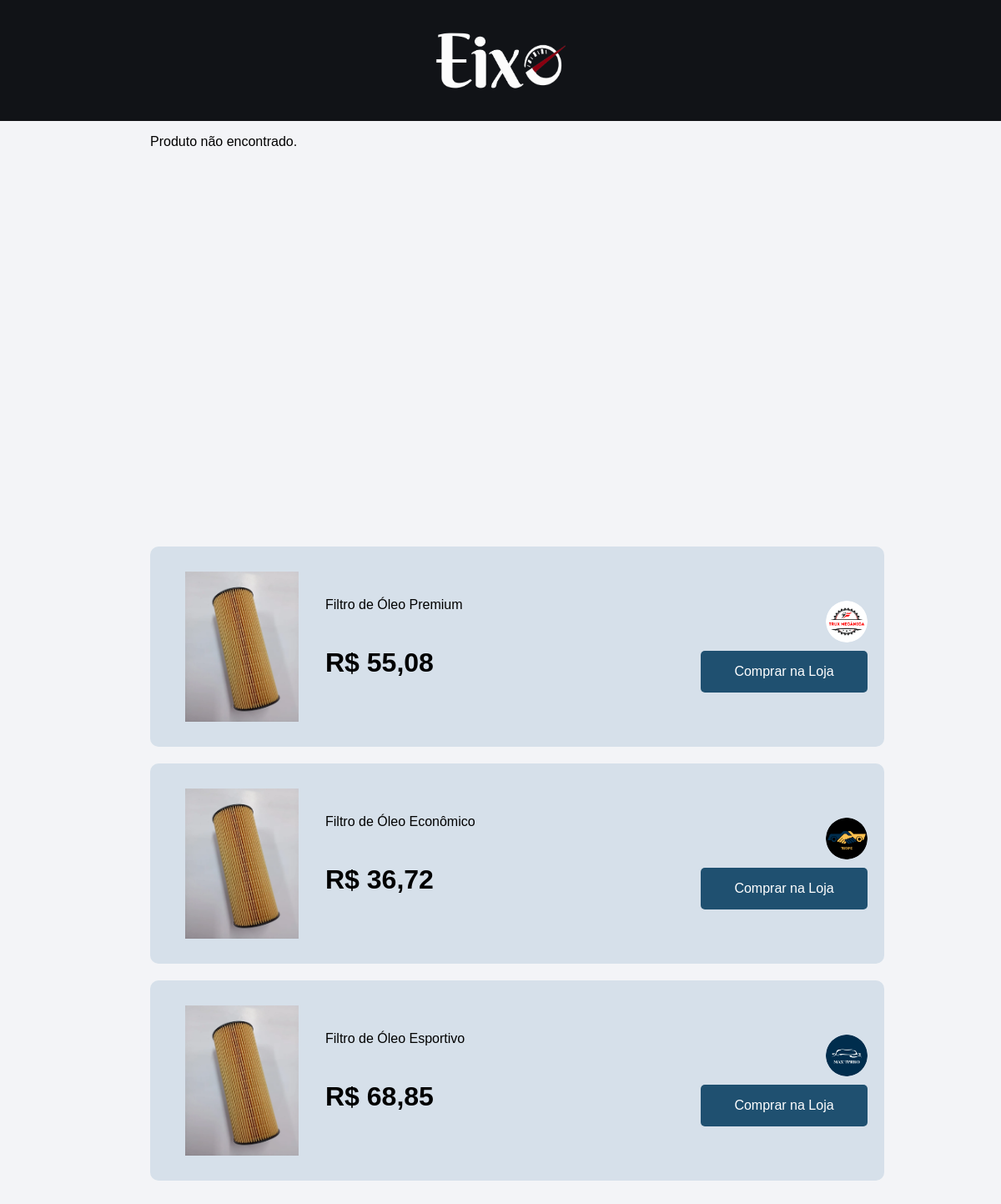
/pages/compra.php?id=22, run on the app's committed database.
### tables this page shows
CREATE TABLE `tb_produto` (
  `Pro_ID` int NOT NULL AUTO_INCREMENT,
  `Pro_CodigoFabricante` int NOT NULL,
  `Pro_Nome` varchar(45) NOT NULL,
  `Pro_Descricao` varchar(1000) NOT NULL,
  `Pro_Aplicacao` varchar(1000) NOT NULL,
  `Pro_Preco` decimal(10,2) NOT NULL,
  `Pro_Estoque` int NOT NULL,
  `Pro_LinkProduto` varchar(2083) NOT NULL,
  `Pro_CodigoOriginal` varchar(45) NOT NULL,
  `For_ID` int NOT NULL,
  `Pro_Imagem` varchar(255) DEFAULT NULL,
  `Pro_Categoria` varchar(45) NOT NULL,
  PRIMARY KEY (`Pro_ID`),
  KEY `For_ID` (`For_ID`),
  CONSTRAINT `tb_produto_ibfk_1` FOREIGN KEY (`For_ID`) REFERENCES `tb_fornecedor` (`For_ID`)
);

CREATE TABLE `tb_fornecedor` (
  `For_ID` int NOT NULL AUTO_INCREMENT,
  `For_Nome` varchar(60) NOT NULL,
  `For_Senha` varchar(200) NOT NULL,
  `For_LinkSite` varchar(2083) NOT NULL,
  `End_ID` int NOT NULL,
  `Ema_ID` int NOT NULL,
  `Tel_ID` int NOT NULL,
  `Ins_CNPJ` varchar(50) NOT NULL,
  `logo` varchar(250) DEFAULT NULL,
  PRIMARY KEY (`For_ID`),
  KEY `End_ID` (`End_ID`),
  KEY `Ema_ID` (`Ema_ID`),
  KEY `Tel_ID` (`Tel_ID`),
  KEY `Ins_CNPJ` (`Ins_CNPJ`),
  CONSTRAINT `tb_fornecedor_ibfk_1` FOREIGN KEY (`End_ID`) REFERENCES `tb_endereco` (`End_ID`),
  CONSTRAINT `tb_fornecedor_ibfk_2` FOREIGN KEY (`Ema_ID`) REFERENCES `tb_email` (`Ema_ID`),
  CONSTRAINT `tb_fornecedor_ibfk_3` FOREIGN KEY (`Tel_ID`) REFERENCES `tb_telefone` (`Tel_ID`),
  CONSTRAINT `tb_fornecedor_ibfk_4` FOREIGN KEY (`Ins_CNPJ`) REFERENCES `tb_inscricao` (`Ins_CNPJ`)
);

### pages/compra.php (the view, shortened to what this page needs)
<!DOCTYPE html>
<html lang="pt-br">
<head>
  <link rel="stylesheet" href="/eixoauto/eixoautopi/css/compra.css">
</head>
<body>
  <header>
    <div id="logo">
      <a href="/eixoauto/eixoautopi/pages/index.php">
        <img src="/eixoauto/eixoautopi/img/Icons/Logo E branca real.png" alt="Logo da empresa Eixo">
      </a>
    </div>
  </header>
  <div id="produto-compra">
      <?php
      include 'config.php';
      $codigoOriginal = '';
      $id = isset($_GET['id']) ? intval($_GET['id']) : 0;
      if ($id > 0) {
          $sql = "SELECT
            p.Pro_Nome,
            p.Pro_Preco,
            p.Pro_Descricao,
            p.Pro_LinkProduto,
            p.Pro_Imagem,
            f.For_Nome AS fornecedor,
            f.logo AS logo,
            f.For_LinkSite AS site,
            p.Pro_CodigoOriginal
          FROM tb_produto p
          JOIN tb_fornecedor f ON p.For_ID = f.For_ID
          WHERE p.Pro_ID = $id
          LIMIT 1";
          $result = $conexao->query($sql);
          if ($result && $result->num_rows > 0) {
              $row = $result->fetch_assoc();
              $codigoOriginal = $row['Pro_CodigoOriginal'];
          } else {
              echo "<p>Produto não encontrado.</p>";
          }
      } else {
          echo "<p>ID inválido.</p>";
      }
      ?>
  </div>
  <div class="comparison">
    <?php
    if (!empty($codigoOriginal)) {
        $sql = "SELECT
              p.Pro_ID,
              p.Pro_Nome,
              p.Pro_Preco,
              p.Pro_LinkProduto,
              p.Pro_Imagem,
              f.For_Nome AS fornecedor,
              f.logo AS logo,
              f.For_LinkSite AS site
            FROM tb_produto p
            JOIN tb_fornecedor f ON p.For_ID = f.For_ID
            WHERE p.Pro_CodigoOriginal = '" . $conexao->real_escape_string($codigoOriginal) . "'
              AND p.Pro_ID != $id
            LIMIT 15";
        $result = $conexao->query($sql);
        if ($result && $result->num_rows > 0) {
          while ($row = $result->fetch_assoc()) {
            echo '<div class="product-section">';
            if (!empty($row['Pro_Imagem'])) {
              echo '<img class="img-product" src="/eixoauto/eixoautopi/' . htmlspecialchars($row['Pro_Imagem']) . '" alt="' . htmlspecialchars($row['Pro_Nome']) . '">';
            } else {
              echo '<img class="img-product" src="/eixoauto/eixoautopi/img/Icons/heart-checked.png" alt="Imagem padrão">';
            }
            echo '<div class="prize">';
            echo '<a href="#">' . htmlspecialchars($row['Pro_Nome']) . '</a>';
            echo '<h1>R$ ' . number_format($row['Pro_Preco'], 2, ',', '.') . '</h1>';
            echo '</div>';
            echo '<div class="store-link">';
            if (!empty($row['logo'])) {
              echo '<a href="' . htmlspecialchars($row['site']) . '" target="_blank">
                      <img src="/eixoauto/eixoautopi/' . htmlspecialchars($row['logo']) . '" alt="Logo do Fornecedor" class="logo-fornecedor">
                    </a>';
            } else {
              echo htmlspecialchars($row['fornecedor']);
            }
            echo '<a href="' . htmlspecialchars($row['Pro_LinkProduto']) . '" target="_blank"><button>Comprar na Loja</button></a>';
            echo '</div>';
            echo '</div>';
          }
        } else {
          echo '<p>Nenhuma oferta encontrada.</p>';
        }
    } else {
        echo '<p>Nenhuma oferta encontrada.</p>';
    }
    ?>
  </div>
</body>
</html>

### css/compra.css (style rules this page uses)
body { margin: 0; background-color: #F3F4F7; font-family: Arial, sans-serif; display: flex; flex-direction: column; align-items: center; }
header { height: 145px; width: 100%; margin: 0%; padding: 0%; background-color: #111317; display: flex; justify-content: center; gap: 25px; }
#logo { display: flex; align-self: center; }
#logo img { height: 70px; width: 160px; display: flex; justify-self: center; align-self: center; }
#produto-compra { width: 70%; height: 420px; display: flex; justify-self: center; }
.comparison { width: 70%; margin-top: 70px; min-height: 100vh; border-radius: 10px; display: flex; flex-direction: column; gap: 20px; margin-bottom: 20px; padding: 20px; }
.product-section { width: 100%; height: 200px; display: flex; align-items: center; border-radius: 10px; padding: 20px; background-color: #D6E0EA; }
.img-product { width: 100%; max-width: 180px; max-height: 180px; height: auto; object-fit: contain; display: block; margin: 0 auto; }
button { width: 100%; padding: 10px; border-radius: 5px; border: none; color: #fff; cursor: pointer; background-color: #1F5070; }
.prize { width: 70%; margin-left: 10px; display: flex; flex-direction: column; gap: 20px; }
div.product-section a { display: flex; align-items: center; text-size-adjust: 1.5em; gap: 10px; color: #000; white-space: nowrap; text-decoration: none; }
.product-section h1 { width: 70%; display: flex; justify-self: start; cursor: pointer; white-space: wrap; }
.store-link { width: 20%; height: auto; display: flex; flex-direction: column; align-items: end; gap: 10px; }
.store-link button { width: 200px; height: 50px; font-size: medium; cursor: pointer; border-radius: 5px; color: #fff; background-color: #1F5070; }
.logo-fornecedor { width: 50px; height: 50px; max-width: 100%; max-height: 100%; object-fit: contain; border-radius: 50%; }

### data on the page
tb_produto: Pro_Imagem (picture), Pro_Nome "Filtro de Óleo Premium", Pro_Preco "55,08", For_ID.logo (picture)
tb_produto: Pro_Imagem (picture), Pro_Nome "Filtro de Óleo Econômico", Pro_Preco "36,72", For_ID.logo (picture)
tb_produto: Pro_Imagem (picture), Pro_Nome "Filtro de Óleo Esportivo", Pro_Preco "68,85", For_ID.logo (picture)
